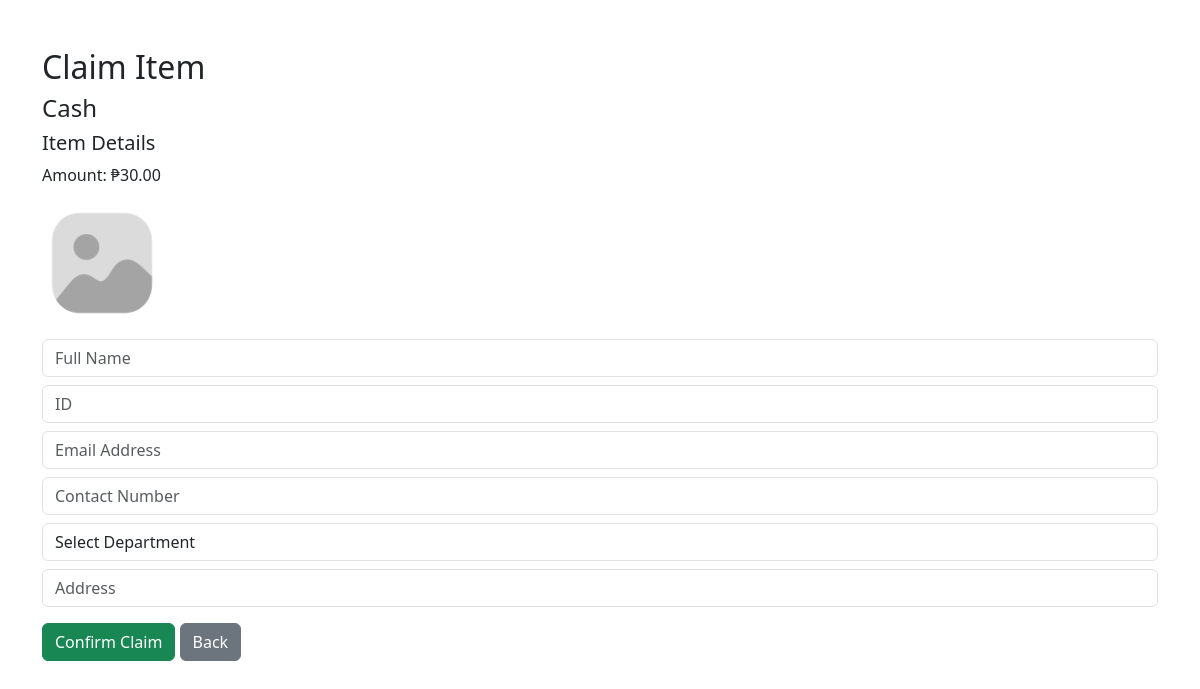
The page /admin/adminLostFoundClaim.php?id=418 (signed in) on the database its author committed.
### tables this page shows
CREATE TABLE `lost_found` (
  `id` int(11) NOT NULL,
  `category` enum('Cash','Gadget','Document','Other') NOT NULL,
  `status` enum('Lost','Found') NOT NULL,
  `reported_location` varchar(255) DEFAULT NULL,
  `email` varchar(100) DEFAULT NULL,
  `image` varchar(255) DEFAULT 'default.jpg',
  `reporter_role` enum('Student','Faculty','Visitor / Guest','Anonymous') DEFAULT NULL,
  `reporter_name` varchar(150) DEFAULT NULL,
  `reporter_id` varchar(50) DEFAULT NULL,
  `reporter_year` varchar(50) DEFAULT NULL,
  `reporter_department` enum('BSA','CRIM','EDUC','HMTM','IT','RAD TECH / MED TECH') DEFAULT NULL,
  `cash_amount` decimal(10,2) DEFAULT NULL,
  `gadget_type` enum('Cell Phone','Laptop','Tablet','Smart watches','Audio Gadgets') DEFAULT NULL,
  `gadget_brand` varchar(100) DEFAULT NULL,
  `gadget_color` varchar(100) DEFAULT NULL,
  `gadget_description` text DEFAULT NULL,
  `document_type` varchar(100) DEFAULT NULL,
  `document_name` varchar(100) DEFAULT NULL,
  `other_title` varchar(150) DEFAULT NULL,
  `other_description` text DEFAULT NULL,
  `created_by` int(11) DEFAULT NULL,
  `edited_by` int(11) DEFAULT NULL,
  `edited_at` datetime DEFAULT NULL,
  `released_by` int(11) DEFAULT NULL,
  `resolved_by` int(11) DEFAULT NULL,
  `is_claimed` tinyint(1) DEFAULT 0,
  `claimed_by` varchar(255) DEFAULT NULL,
  `claimed_id` varchar(255) DEFAULT NULL,
  `claimed_email` varchar(255) DEFAULT NULL,
  `claimed_contact` varchar(255) DEFAULT NULL,
  `claimed_department` enum('BSA','CRIM','EDUC','HMTM','IT','RAD TECH / MED TECH','FACULTY','VISITOR / GUEST') DEFAULT NULL,
  `claimed_address` varchar(255) DEFAULT NULL,
  `claimed_date` datetime DEFAULT NULL,
  `created_at` timestamp NOT NULL DEFAULT current_timestamp(),
  `is_resolved` tinyint(1) DEFAULT 0,
  `resolved_at` datetime DEFAULT NULL,
  `renewed_at` datetime DEFAULT NULL,
  `renewed_by` int(11) DEFAULT NULL
);

### admin/adminLostFoundClaim.php (the view, shortened to what this page needs)
<?php
include '../config/db.php';
$id = (int)$_GET['id'];
$stmt = $conn->prepare("SELECT * FROM lost_found WHERE id=?");
$stmt->bind_param("i", $id);
$stmt->execute();
$item = $stmt->get_result()->fetch_assoc();
?>
<!DOCTYPE html>
<html>
<head>
<link rel="stylesheet" href="https://cdn.jsdelivr.net/npm/bootstrap@5.3.0/dist/css/bootstrap.min.css">
</head>
<body>
    <div class="container mt-5">
        <h2>Claim Item</h2>
        <h4><?= htmlspecialchars($item['category']) ?></h4>
        <h5>Item Details</h5>
        <?php if ($item['category'] === 'Cash'): ?>
            <p>
                Amount:
                ₱<?= number_format($item['cash_amount'], 2) ?>
            </p>
        <?php endif; ?>
        <img src="../uploads/<?= htmlspecialchars($item['image']) ?>"
            width="120"
            class="mb-3">
        <form method="POST" id="claimForm">
            <input type="text" name="claimed_by" class="form-control mb-2" placeholder="Full Name" required>
            <input type="text" name="claimed_id" class="form-control mb-2" placeholder="ID" required>
            <input type="email" name="claimed_email" class="form-control mb-2" placeholder="Email Address" required>
            <input type="text" name="claimed_contact" class="form-control mb-2" placeholder="Contact Number" required>
            <select name="claimed_department" class="form-control mb-2" required>
                <option value="">Select Department</option>
            </select>
            <input type="text" name="claimed_address" class="form-control mb-3" placeholder="Address" required>
            <button class="btn btn-success">
                Confirm Claim
            </button>
            <a href="adminLostFoundList.php"
            class="btn btn-secondary">
                Back
            </a>
        </form>
    </div>
</body>
</html>

### rows shown on the page
lost_found: category "Cash", cash_amount "30.00", image (placeholder picture)
